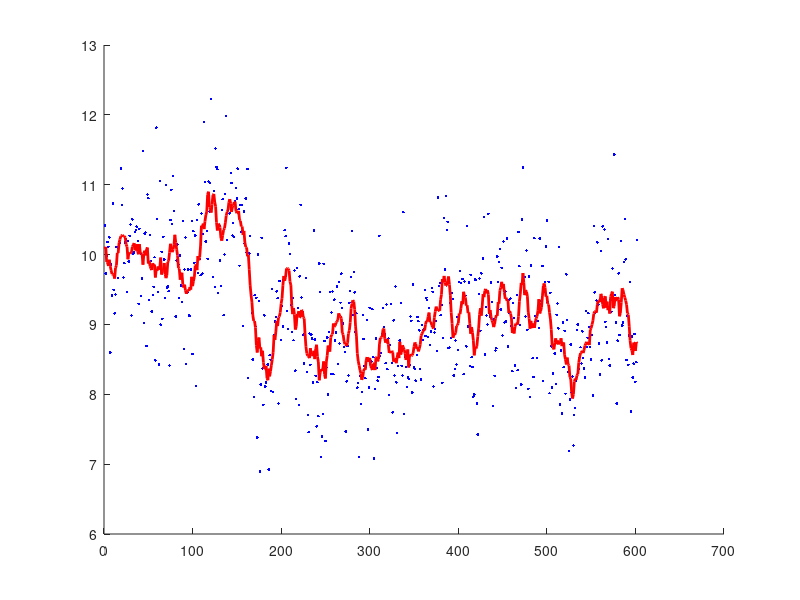

The MATLAB source for this figure:
coor_file1 = fopen("dist_vs_time.txt");
coor_file2 = fopen("dist_vs_time_inside.txt");
size_dist = [2 Inf];
distance = fscanf(coor_file1, '%d %f', size_dist);
temp = fscanf(coor_file2, '%d %f', size_dist);
frames = length(temp(1, :));
for i = 1:frames
    temp(1, i) = temp(1, i) + frames;
end
distance = [distance, temp];

move_mean = movmean(distance(2, :), 10);

hold

plot(distance(1, :), distance(2, :), 'b.')
plot(distance(1, :), move_mean, 'r-', 'LineWidth', 2)